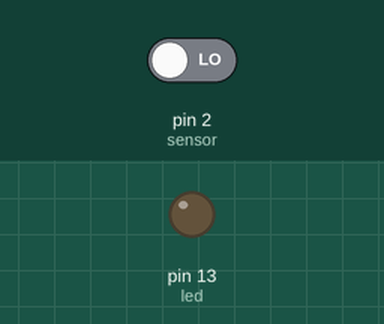
Simulated run of this sketch. Board: Arduino Uno, built with avr-gcc and run on an emulated ATmega328P. On the bench: output pins drawn as LEDs (lit = HIGH). Inputs (shaded band) come from the test bench; at power-on: pin 2 (sensor) LOW.

Above: at 1.2 s.
1.3 s: pin 2 (sensor) driven HIGH
At 2.2 s:
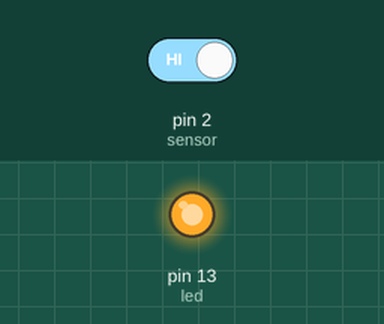
Timing chart, 0 to 4.3 s (numbered marks = the images above; inputs shaded):
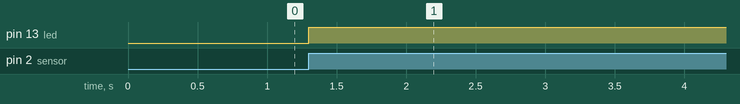

The sketch:

SensorCapacitivo2.ino
```cpp
/*

                Na aula anterior, denominada "SensorCapacitivo", notou-se que, na leitura do sensor capacitivo ocorrem bouncings, fazendo com que a leitura dele não fique
         precisa numa rotina normal de leitura no loop infinito. Por isso, o objetivo deste programa é usar a interrupção externa INT0 para fazer a leitura do sensor, e
         acionar em borda de subida. Dessa forma consegue-se eliminar os bouncings do circuito.

                Na simulação o circuito e o programa funcionaram como esperado.

*/

// Mapeamento de hardware
#define sensor 2
#define led 13

void leitura_Sensor(){                                    // Fução que a interrupção externa INT0 chama

    digitalWrite(led, !digitalRead(led));
} // end void leitura_Sensor

void setup() {

    pinMode(sensor, INPUT);
    pinMode(led, OUTPUT);

    attachInterrupt(0, leitura_Sensor, RISING);           // Função que faz a interrupção externa INT0 executar a função leitura_Sensor quando houver borda de subida

    digitalWrite(led, LOW);
} // end void setup

void loop() {


} // end void loop
```

Measured:
- after the input at 1.3 s, pin 13 (led): LOW → HIGH at once
